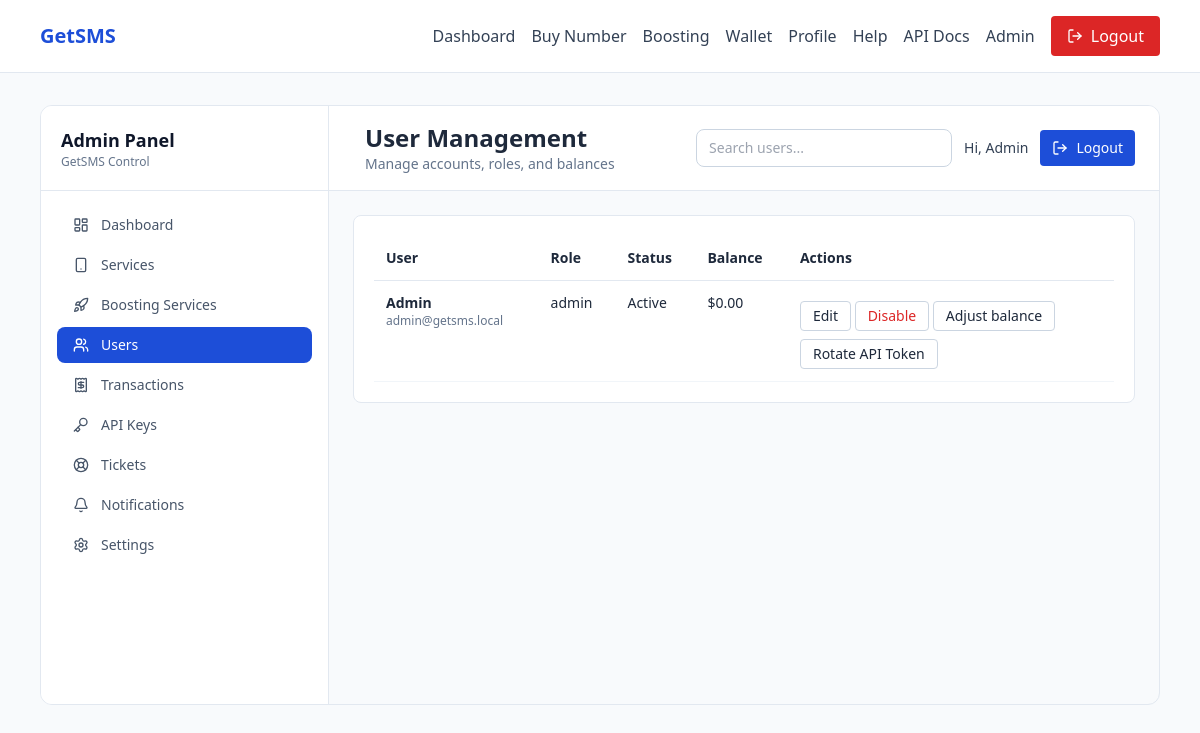
Screenshot of /public/admin/users (signed in) with the database file from the repository.
### tables this page shows
CREATE TABLE IF NOT EXISTS users (
    id INT AUTO_INCREMENT PRIMARY KEY,
    name VARCHAR(120) NOT NULL,
    email VARCHAR(180) NOT NULL UNIQUE,
    password_hash VARCHAR(255) NOT NULL,
    role ENUM('user','admin') DEFAULT 'user',
    balance DECIMAL(12,2) DEFAULT 0,
    profile_image VARCHAR(255) NULL,
    referral_code VARCHAR(24) NULL UNIQUE,
    referred_by INT NULL,
    first_deposit_at DATETIME NULL,
    referral_rewarded TINYINT(1) NOT NULL DEFAULT 0,
    active TINYINT(1) DEFAULT 1,
    created_at TIMESTAMP DEFAULT CURRENT_TIMESTAMP
);

### app/helpers.php (called while the page is built, shortened)
<?php
function app_config(): array
{
    static $config = null;
    if (!$config) {
        $config = require __DIR__ . '/config.php';
    }
    return $config;
}
function render(string $view, array $data = []): void
{
    $config = app_config();
    require __DIR__ . '/views/layout.php';
}
function url(string $path = ''): string
{
    $config = app_config();
    $base = rtrim($config['app']['base_url'], '/');
    $path = ltrim($path, '/');
    return $base . '/' . $path;
}
function current_path(): string
{
    $path = parse_url($_SERVER['REQUEST_URI'], PHP_URL_PATH) ?? '/';
    $basePath = rtrim(dirname($_SERVER['SCRIPT_NAME']), '/');
    if ($basePath && str_starts_with($path, $basePath)) {
        $path = substr($path, strlen($basePath));
    }
    return $path === '' ? '/' : $path;
}
function current_user(): ?array
{
    return $_SESSION['user'] ?? null;
}
function require_auth(): void
{
    $user = current_user();
    $stmt = db()->prepare('SELECT * FROM users WHERE id = ? LIMIT 1');
    $stmt->execute([$user['id']]);
}

### app/controllers/AdminController.php (called while the page is built, shortened)
<?php
class AdminController
{
    private UserRepository $users;
    private SettingsRepository $settings;
    public function __construct()
    {
        $this->users = new UserRepository();
        $this->settings = new SettingsRepository();
    }
    public function users(): void
    {
        $users = $this->users->all();
        $logo = $this->settings->get('logo_path');
        render('admin/users', [
            'title' => 'User Management',
            'users' => $users,
            'logo' => $logo,
        ]);
    }
}

### app/config.php (called while the page is built, shortened)
<?php
$envPath = __DIR__ . '/../.env';
if (file_exists($envPath)) {
    $lines = file($envPath, FILE_IGNORE_NEW_LINES | FILE_SKIP_EMPTY_LINES);
    foreach ($lines as $line) {
        $line = trim($line);
        [$key, $value] = explode('=', $line, 2);
        $key = trim($key);
        $value = trim($value);
    }
}
return [
    'app' => [
        'name' => 'GetSMS',
        'base_url' => getenv('APP_BASE_URL') ?: 'http://localhost/getsms/public',
        'primary_color' => '#1D4ED8',
    ],
    'db' => [
        'host' => getenv('DB_HOST') ?: '127.0.0.1',
        'name' => getenv('DB_NAME') ?: 'getsms',
        'user' => getenv('DB_USER') ?: 'root',
        'pass' => getenv('DB_PASS') ?: '',
        'charset' => 'utf8mb4',
    ],
    'smsman' => [
        'base_url' => 'https://api.sms-man.com/control',
        'token' => getenv('SMSMAN_TOKEN') ?: '',
    ],
    'fapshi' => [
        'base_url' => 'https://api.fapshi.com',
        'api_key' => getenv('FAPSHI_API_KEY') ?: '',
    ],
    'peakerr' => [
        'base_url' => 'https://peakerr.com/api/v2',
        'api_key' => getenv('PEAKERR_API_KEY') ?: '',
    ],
];

### app/db.php (called while the page is built)
<?php
function db(): PDO
{
    static $pdo = null;
    if ($pdo) {
        return $pdo;
    }
    $config = require __DIR__ . '/config.php';
    $db = $config['db'];
    $dsn = sprintf('mysql:host=%s;dbname=%s;charset=%s', $db['host'], $db['name'], $db['charset']);
    $pdo = new PDO($dsn, $db['user'], $db['pass'], [
        PDO::ATTR_ERRMODE => PDO::ERRMODE_EXCEPTION,
        PDO::ATTR_DEFAULT_FETCH_MODE => PDO::FETCH_ASSOC,
    ]);
    return $pdo;
}

### app/repositories/UserRepository.php (called while the page is built, shortened)
<?php
class UserRepository
{
    public function all(): array
    {
        $stmt = db()->query('SELECT id, name, email, role, balance, active, created_at FROM users ORDER BY id DESC');
        return $stmt->fetchAll();
    }
}

### app/views/admin/users.php (the view, shortened to what this page needs)
<?php
$sidebarItems = [
    ['label' => 'Dashboard', 'href' => '/admin', 'icon' => 'layout-dashboard'],
    ['label' => 'Services', 'href' => '/admin/services', 'icon' => 'smartphone'],
    ['label' => 'Boosting Services', 'href' => '/admin/boosting-services', 'icon' => 'rocket'],
    ['label' => 'Users', 'href' => '/admin/users', 'icon' => 'users'],
    ['label' => 'Transactions', 'href' => '/admin/transactions', 'icon' => 'receipt'],
    ['label' => 'API Keys', 'href' => '/admin/api-keys', 'icon' => 'key'],
    ['label' => 'Tickets', 'href' => '/admin/tickets', 'icon' => 'life-buoy'],
    ['label' => 'Notifications', 'href' => '/admin/notifications', 'icon' => 'bell'],
    ['label' => 'Settings', 'href' => '/admin/settings', 'icon' => 'settings'],
];
$currentPath = current_path();
?>
<div class="flex h-[75vh] bg-slate-50 border border-slate-200 rounded-xl overflow-hidden">
    <aside id="adminSidebar" class="hidden md:flex w-72 bg-white border-r border-slate-200 flex-col min-h-0 overflow-y-auto fixed md:static inset-y-0 left-0 z-40">
        <div class="p-5 border-b border-slate-200 flex items-center justify-between">
            <div>
                <p class="text-lg font-semibold text-slate-900">Admin Panel</p>
                <p class="text-xs text-slate-500">GetSMS Control</p>
            </div>
        </div>
        <nav class="flex-1 p-4 space-y-1">
            <?php foreach ($sidebarItems as $item): ?>
                <?php $isActive = $currentPath === $item['href']; ?>
                <a href="<?= url($item['href']) ?>" class="flex items-center space-x-3 px-4 py-2 rounded-lg text-sm font-medium <?= $isActive ? 'bg-primary text-white' : 'text-slate-600 hover:bg-slate-100' ?>">
                    <i data-lucide="<?= htmlspecialchars($item['icon']) ?>" class="w-4 h-4"></i>
                    <span><?= htmlspecialchars($item['label']) ?></span>
                </a>
            <?php endforeach; ?>
        </nav>
    </aside>
    <div class="flex-1 min-h-0 overflow-y-auto">
        <div class="bg-white border-b border-slate-200 px-6 py-4 flex flex-col lg:flex-row lg:items-center lg:justify-between gap-4 sticky top-0 z-10">
            <div class="flex items-center space-x-3">
                <div>
                    <h2 class="text-2xl font-semibold">User Management</h2>
                    <p class="text-sm text-slate-500">Manage accounts, roles, and balances</p>
                </div>
            </div>
            <div class="flex flex-col sm:flex-row sm:items-center gap-3">
                <div class="relative">
                    <input type="text" placeholder="Search users..." class="w-64 border border-slate-300 rounded-lg px-3 py-2 text-sm">
                </div>
                <div class="flex items-center space-x-3">
                    <span class="text-sm text-slate-700">Hi, <?= htmlspecialchars(current_user()['name']) ?></span>
                    <form method="post" action="<?= url('/logout') ?>">
                        <button class="bg-primary text-white px-3 py-2 rounded text-sm flex items-center space-x-2">
                            <i data-lucide="log-out" class="w-4 h-4"></i>
                            <span>Logout</span>
                        </button>
                    </form>
                </div>
            </div>
        </div>
        <div class="p-6">
            <section class="bg-white border border-slate-200 rounded-lg p-5">
                <div class="overflow-x-auto">
                    <table class="w-full text-sm">
                        <thead>
                            <tr class="text-left border-b border-slate-200">
                                <th class="p-3">User</th>
                                <th class="p-3">Role</th>
                                <th class="p-3">Status</th>
                                <th class="p-3">Balance</th>
                                <th class="p-3">Actions</th>
                            </tr>
                        </thead>
                        <tbody>
                            <?php foreach ($users as $user): ?>
                                <tr class="border-b border-slate-100 align-top">
                                    <td class="p-3">
                                        <div class="font-semibold"><?= htmlspecialchars($user['name']) ?></div>
                                        <div class="text-xs text-slate-500"><?= htmlspecialchars($user['email']) ?></div>
                                    </td>
                                    <td class="p-3"><?= htmlspecialchars($user['role']) ?></td>
                                    <td class="p-3"><?= (int)$user['active'] === 1 ? 'Active' : 'Disabled' ?></td>
                                    <td class="p-3">$<?= number_format((float)$user['balance'], 2) ?></td>
                                    <td class="p-3 space-y-2">
                                        <button
                                            class="px-3 py-1 rounded border border-slate-300"
                                            data-edit-user
                                            data-user-id="<?= htmlspecialchars($user['id']) ?>"
                                            data-user-name="<?= htmlspecialchars($user['name']) ?>"
                                            data-user-email="<?= htmlspecialchars($user['email']) ?>"
                                            data-user-role="<?= htmlspecialchars($user['role']) ?>"
                                        >
                                            Edit
                                        </button>
                                        <button
                                            class="px-3 py-1 rounded border border-slate-300 <?= (int)$user['active'] === 1 ? 'text-danger' : 'text-green-700' ?>"
                                            data-disable-user
                                            data-user-id="<?= htmlspecialchars($user['id']) ?>"
                                            data-user-active="<?= (int)$user['active'] ?>"
                                            data-user-name="<?= htmlspecialchars($user['name']) ?>"
                                        >
                                            <?= (int)$user['active'] === 1 ? 'Disable' : 'Enable' ?>
                                        </button>
                                        <button
                                            class="px-3 py-1 rounded border border-slate-300"
                                            data-adjust-balance
                                            data-user-id="<?= htmlspecialchars($user['id']) ?>"
                                            data-user-name="<?= htmlspecialchars($user['name']) ?>"
                                        >
                                            Adjust balance
                                        </button>
                                        <form method="post" action="<?= url('/admin/api/rotate') ?>" class="mt-2">
                                            <button class="px-3 py-1 rounded border border-slate-300">Rotate API Token</button>
                                        </form>
                                    </td>
                                </tr>
                            <?php endforeach; ?>
                        </tbody>
                    </table>
                </div>
            </section>
        </div>
    </div>
</div>

### app/views/layout.php (style rules this page uses)
:root { color-scheme: light; }
body { background: #F8FAFC; }

### rows the page displays
users: name "Admin", email "admin@getsms.local", role "admin", active "Active", balance "0.00"

### other values shown
$item['label'] "Dashboard"
$item['label'] "Services"
$item['label'] "Boosting Services"
$item['label'] "Users"
$item['label'] "Transactions"
$item['label'] "API Keys"
$item['label'] "Tickets"
$item['label'] "Notifications"
$item['label'] "Settings"
